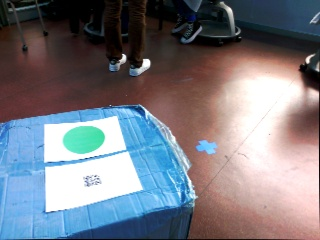
#> input picture image_data.jpg, 320 x 240 px
$ python green_dot.py
#> lines starting #> are read from the running program, lines starting #| are printed output that depends on the picture; after the words box and inside, x2 and y2 are one past the last pixel; in counts of white or black regions, pixels touching at a corner belong together
import cv2
import numpy as np

BOUNDS = ((27,13,228),(85,139,255))


def green_dot_finder(img):
#> called with img = 'image_data-cropped.jpg'
    img = cv2.imread("image_data.jpg")
#> img is the input picture: shape (240, 320, 3); mean B, G, R 131, 122.5, 120.6
    hsv = cv2.cvtColor(img, cv2.COLOR_BGR2HSV)
#> hsv: shape (240, 320, 3); mean H, S, V 53, 94, 149.3
    lower_val = np.array([27,13,228])
    upper_val = np.array([85,139,255])
    mask = cv2.inRange(hsv, lower_val, upper_val)
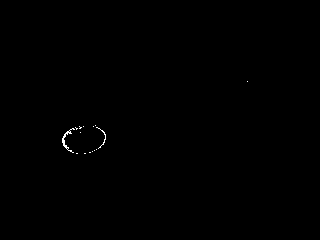
#> mask: shape (240, 320); 0.16% white in thin lines or dots, all inside (x1, y1, x2, y2) = (62, 81, 248, 154)
    kernel =  np.ones((5,5),np.uint8)
    mask = cv2.morphologyEx(mask, cv2.MORPH_CLOSE, kernel)
    contours, im2 = cv2.findContours(mask, cv2.RETR_TREE, cv2.CHAIN_APPROX_SIMPLE)
#> contours = 9 contours, 8 with area under 20; largest, box (x1, y1, x2, y2) and area: (62, 126, 84, 153) 64; im2 = [[1, -1, -1, -1], [2, 0, -1, -1], [3, 1, -1, -1], [4, 2, -1, -1], [5, 3, -1, -1], [6, 4, -1, -1], [7, 5, -1, -1], [8, 6, -1, -1], [-1, 7, -1, -1]]
    print(contours)
#| [array([[[ 84, 153]],
#|        [[ 85, 153]]], dtype=int32), array([[[ 76, 153]],
#|        [[ 77, 153]]], dtype=int32), array([[[ 89, 152]],
#|        [[ 90, 152]]], dtype=int32), array([[[ 92, 151]]], dtype=int32), array([[[ 94, 150]]], dtype=int32), array([[[ 96, 149]]], dtype=int32), array([[[ 79, 126]],
#|        [[ 78, 127]],
#|        [[ 75, 127]],
#|        [[ 74, 128]],
#|        [[ 72, 128]],
#|        [[ 71, 129]],
#|        [[ 70, 129]],
#|        [[ 68, 131]],
#|        [[ 67, 131]],
#> (further printed lines are left out)
    output = len(contours) > 0
#> output = True
    for cnt in contours:
    # print(cnt)
        cv2.drawContours(img,[cnt],0,(0,0,255),2)
#> this loop made 9 passes
#> cnt on passes 1, 2, 3, 4, 5, 6, 9: [[84, 153], [85, 153]], [[76, 153], [77, 153]], [[89, 152], [90, 152]], [[92, 151]], [[94, 150]], [[96, 149]], [[247, 81]]
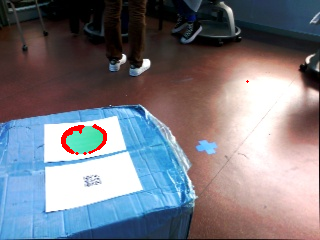
#> img: shape (240, 320, 3); 0.51% of pixels changed, all inside (x1, y1, x2, y2) = (61, 80, 249, 155)
    #show image
    cv2.imshow("img", img)
    cv2.waitKey(0)
    cv2.destroyAllWindows()

    return output


print(green_dot_finder("image_data-cropped.jpg"))
# [44 lines of commented-out code are left out]

$ run again, with img2.jpg copied over image_data.jpg
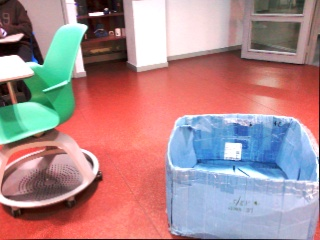
#> input picture img2.jpg, 320 x 240 px
#> in green_dot_finder, img is the input picture: shape (240, 320, 3); mean B, G, R 141.8, 137.7, 172.5
#> hsv: shape (240, 320, 3); mean H, S, V 63, 101.6, 196.4
#> in green_dot_finder, `mask = cv2.morphologyEx(mask, cv2.MORPH_CLOSE, kernel)`:
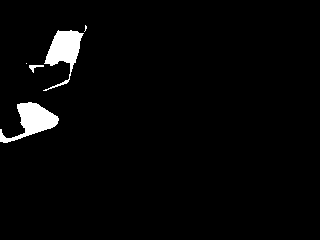
#> mask: shape (240, 320); 2.8% white; 5 white regions (2 under 20 px)
#> contours = 5 contours, 2 with area under 20; largest, box (x1, y1, x2, y2) and area: (0, 102, 59, 143) 966, (43, 30, 84, 91) 932, (29, 65, 44, 73) 30; im2 = [[1, -1, -1, -1], [2, 0, -1, -1], [3, 1, -1, -1], [4, 2, -1, -1], [-1, 3, -1, -1]]
#> (printed output is left out)
#> output = True
#> the loop in green_dot_finder, `for cnt in contours:` made 5 passes
#> cnt on pass 3: [[26, 63]]
#> after the loop in green_dot_finder, `for cnt in contours:`:
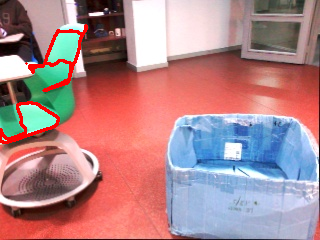
#> img: shape (240, 320, 3); 1.76% of pixels changed, all inside (x1, y1, x2, y2) = (0, 24, 88, 144)

$ run again, with img3.jpg copied over image_data.jpg
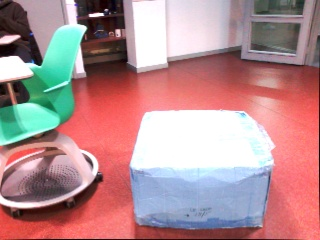
#> input picture img3.jpg, 320 x 240 px
#> in green_dot_finder, img is the input picture: shape (240, 320, 3); mean B, G, R 144.6, 141.3, 179.9
#> hsv: shape (240, 320, 3); mean H, S, V 83.7, 87.9, 194.2
#> in green_dot_finder, `mask = cv2.morphologyEx(mask, cv2.MORPH_CLOSE, kernel)`:
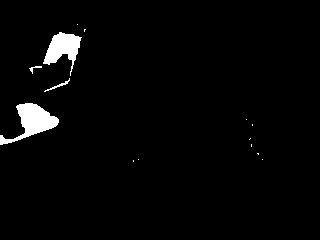
#> mask: shape (240, 320); 2.5% white; 14 white regions (10 under 20 px)
#> contours = 14 contours, 11 with area under 20; largest, box (x1, y1, x2, y2) and area: (0, 103, 59, 145) 940, (43, 32, 82, 76) 724, (44, 78, 70, 92) 30; im2 = 14 rows, first 6: [1, -1, -1, -1], [2, 0, -1, -1], [3, 1, -1, -1], [4, 2, -1, -1], [5, 3, -1, -1], [6, 4, -1, -1]
#| [array([[[133, 160]],
#|        [[133, 161]]], dtype=int32), array([[[262, 159]]], dtype=int32), array([[[138, 159]]], dtype=int32), array([[[257, 153]],
#|        [[258, 154]],
#|        [[258, 153]]], dtype=int32), array([[[251, 144]],
#|        [[251, 146]]], dtype=int32), array([[[250, 138]],
#|        [[249, 139]]], dtype=int32), array([[[252, 124]],
#> (further printed lines are left out)
#> output = True
#> the loop in green_dot_finder, `for cnt in contours:` made 14 passes
#> cnt on passes 1 to 8: [[133, 160], [133, 161]], [[262, 159]], [[138, 159]], [[257, 153], [258, 154], [258, 153]], [[251, 144], [251, 146]], [[250, 138], [249, 139]], [[252, 124], [252, 125]], [[246, 119]]
#> after the loop in green_dot_finder, `for cnt in contours:`:
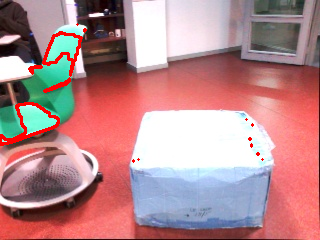
#> img: shape (240, 320, 3); 1.77% of pixels changed, all inside (x1, y1, x2, y2) = (0, 23, 264, 163)

$ run again, with img1.jpg copied over image_data.jpg
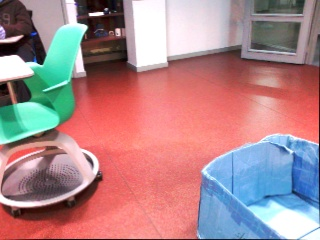
#> input picture img1.jpg, 320 x 240 px
#> in green_dot_finder, img is the input picture: shape (240, 320, 3); mean B, G, R 139, 134.5, 172.7
#> hsv: shape (240, 320, 3); mean H, S, V 69.6, 101.9, 195
#> in green_dot_finder, `mask = cv2.morphologyEx(mask, cv2.MORPH_CLOSE, kernel)`:
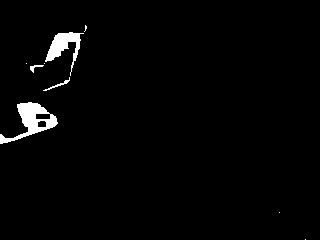
#> mask: shape (240, 320); 2.1% white; 9 white regions (5 under 20 px)
#> contours = 11 contours, 5 with area under 20; largest, box (x1, y1, x2, y2) and area: (0, 102, 58, 144) 902, (45, 32, 84, 76) 506, (35, 113, 51, 120) 88, (37, 120, 47, 128) 57, (43, 77, 70, 91) 31, (30, 65, 44, 73) 24; im2 = [[1, -1, -1, -1], [2, 0, -1, -1], [5, 1, 3, -1], [4, -1, -1, 2], [-1, 3, -1, 2], [6, 2, -1, -1], [7, 5, -1, -1], [8, 6, -1, -1], [9, 7, -1, -1], [10, 8, -1, -1], [-1, 9, -1, -1]]
#> (printed output is left out)
#> output = True
#> the loop in green_dot_finder, `for cnt in contours:` made 11 passes
#> cnt on passes 1, 2, 8, 9: [[305, 239]], [[279, 212]], [[44, 63]], [[26, 63]]
#> after the loop in green_dot_finder, `for cnt in contours:`:
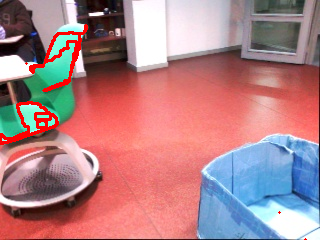
#> img: shape (240, 320, 3); 2.05% of pixels changed, all inside (x1, y1, x2, y2) = (0, 24, 307, 240)
